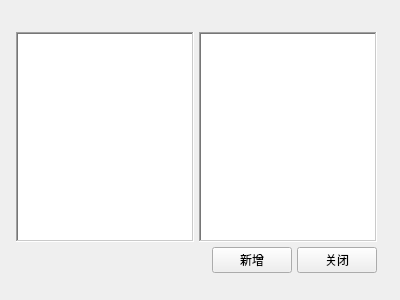
<?xml version="1.0" encoding="UTF-8"?>
<ui version="4.0">
 <class>InsertDriver</class>
 <widget class="QWidget" name="InsertDriver">
  <property name="geometry">
   <rect>
    <x>0</x>
    <y>0</y>
    <width>400</width>
    <height>300</height>
   </rect>
  </property>
  <property name="windowTitle">
   <string>Form</string>
  </property>
  <widget class="QWidget" name="gridLayoutWidget">
   <property name="geometry">
    <rect>
     <x>6</x>
     <y>22</y>
     <width>381</width>
     <height>261</height>
    </rect>
   </property>
   <layout class="QGridLayout" name="gridLayout">
    <property name="leftMargin">
     <number>10</number>
    </property>
    <property name="topMargin">
     <number>10</number>
    </property>
    <property name="rightMargin">
     <number>10</number>
    </property>
    <property name="bottomMargin">
     <number>10</number>
    </property>
    <property name="spacing">
     <number>5</number>
    </property>
    <item row="1" column="0" colspan="2">
     <layout class="QHBoxLayout" name="horizontalLayout">
      <item>
       <spacer name="horizontalSpacer_2">
        <property name="orientation">
         <enum>Qt::Horizontal</enum>
        </property>
        <property name="sizeHint" stdset="0">
         <size>
          <width>40</width>
          <height>20</height>
         </size>
        </property>
       </spacer>
      </item>
      <item>
       <widget class="QPushButton" name="pbAdd">
        <property name="text">
         <string>新增</string>
        </property>
       </widget>
      </item>
      <item>
       <widget class="QPushButton" name="pbClose">
        <property name="text">
         <string>关闭</string>
        </property>
       </widget>
      </item>
     </layout>
    </item>
    <item row="0" column="0">
     <widget class="QListWidget" name="lwSupportedDriverInfo">
      <property name="frameShape">
       <enum>QFrame::WinPanel</enum>
      </property>
      <property name="frameShadow">
       <enum>QFrame::Sunken</enum>
      </property>
      <property name="lineWidth">
       <number>2</number>
      </property>
     </widget>
    </item>
    <item row="0" column="1">
     <widget class="QTextBrowser" name="tbDriverInfo">
      <property name="frameShape">
       <enum>QFrame::WinPanel</enum>
      </property>
      <property name="frameShadow">
       <enum>QFrame::Sunken</enum>
      </property>
      <property name="lineWidth">
       <number>2</number>
      </property>
     </widget>
    </item>
   </layout>
  </widget>
 </widget>
 <resources/>
 <connections/>
</ui>
